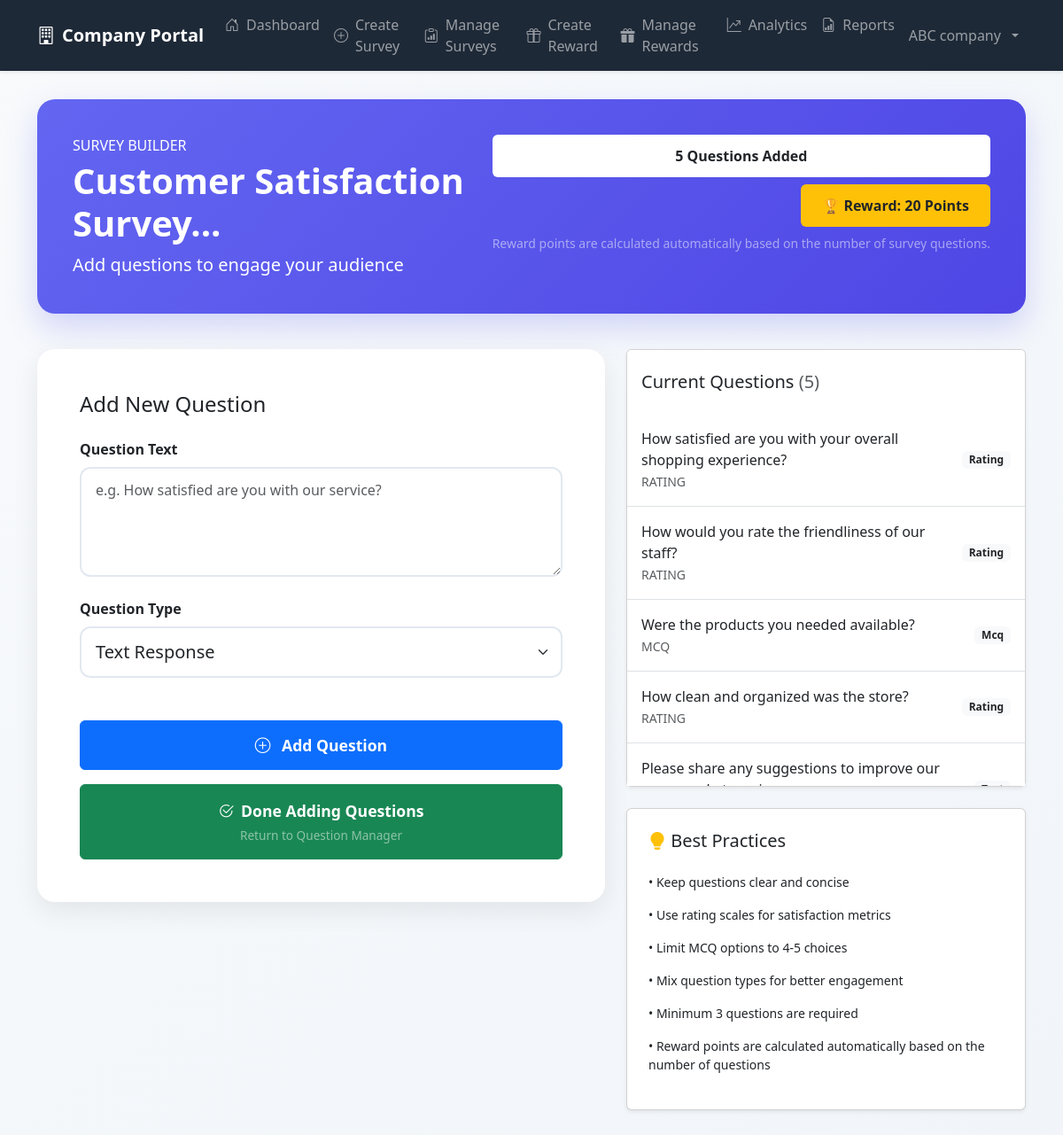
The app's page /company/add_question.php?survey_id=1 (signed in) with its own data.
### tables this page shows
CREATE TABLE `surveys` (
  `survey_id` int NOT NULL AUTO_INCREMENT,
  `company_id` int NOT NULL,
  `title` varchar(200) NOT NULL,
  `description` text,
  `points_reward` int NOT NULL,
  `status` enum('draft','active') DEFAULT 'draft',
  `expiry_date` date DEFAULT NULL,
  `created_at` timestamp NULL DEFAULT CURRENT_TIMESTAMP,
  PRIMARY KEY (`survey_id`),
  KEY `company_id` (`company_id`),
  KEY `idx_status` (`status`),
  KEY `idx_expiry` (`expiry_date`),
  CONSTRAINT `fk_surveys_company` FOREIGN KEY (`company_id`) REFERENCES `companies` (`company_id`) ON DELETE CASCADE
);

CREATE TABLE `questions` (
  `question_id` int NOT NULL AUTO_INCREMENT,
  `survey_id` int NOT NULL,
  `question_text` text NOT NULL,
  `question_type` enum('mcq','rating','text') NOT NULL,
  PRIMARY KEY (`question_id`),
  KEY `survey_id` (`survey_id`),
  CONSTRAINT `fk_questions_survey` FOREIGN KEY (`survey_id`) REFERENCES `surveys` (`survey_id`) ON DELETE CASCADE
);

### company/add_question.php (the view, shortened to what this page needs)
<?php
include("../config/db.php");
$survey_id = (int)$_GET['survey_id'];
$company_id = $_SESSION['company_id'];
$stmt = $conn->prepare("
SELECT title
FROM surveys
WHERE survey_id = ?
AND company_id = ?
");
$stmt->bind_param("ii", $survey_id, $company_id);
$stmt->execute();
$survey_info = $stmt->get_result();
$survey = $survey_info->fetch_assoc();
$questions = mysqli_query(
    $conn,
    "
    SELECT *
    FROM questions
    WHERE survey_id='$survey_id'
    "
);
$count = mysqli_num_rows($questions);
if ($count >= 3 && $count <= 5) {
    $points = 20;
} elseif ($count >= 6 && $count <= 8) {
    $points = 40;
} elseif ($count >= 9 && $count <= 11) {
    $points = 60;
} elseif ($count >= 12) {
    $points = 80;
} else {
    $points = 0;
}
?>
<!DOCTYPE html>
<html lang="en">
<head>
    <link href="https://cdn.jsdelivr.net/npm/bootstrap@5.3.6/dist/css/bootstrap.min.css" rel="stylesheet">
    <link href="https://cdn.jsdelivr.net/npm/bootstrap-icons@1.11.3/font/bootstrap-icons.css" rel="stylesheet">
</head>
<body>
    <?php include("../includes/company_navbar.php"); ?>
    <div class="container dashboard-container">
        <div class="header-section">
            <div class="d-flex flex-column flex-md-row justify-content-between align-items-start gap-3">
                <div>
                    <p class="mb-1 opacity-90">SURVEY BUILDER</p>
                    <h1 class="display-6 fw-bold mb-2"><?php echo htmlspecialchars($survey['title'] ?? 'New Survey'); ?></h1>
                    <p class="lead opacity-90 mb-0">Add questions to engage your audience</p>
                </div>
                <div class="text-md-end flex-shrink-0">
                    <span class="badge bg-white text-dark px-4 py-3 fs-6 d-block mb-2">
                        <?php echo $count; ?> Questions Added
                    </span>
                    <?php if($points > 0){ ?>
                        <span class="badge bg-warning text-dark px-4 py-3 fs-6">
                            🏆 Reward: <?php echo $points; ?> Points
                        </span>
                    <?php } else { ?>
                        <span class="badge border border-light text-white px-4 py-3 fs-6">
                            Minimum 3 Questions Required
                        </span>
                    <?php } ?>
                    <?php
                    if ($count < 3) {
                    ?>
                        <small class="d-block mt-2 text-white-50">
                            Add <?php echo 3 - $count; ?> more question(s) to unlock rewards.
                        </small>
                    <?php
                    } else {
                    ?>
                        <small class="d-block mt-2 text-white-50">
                            Reward points are calculated automatically based on the number of survey questions.
                        </small>
                    <?php
                    }
                    ?>
                </div>
            </div>
        </div>
        <div class="row g-4">
            <div class="col-lg-7">
                <div class="form-card card">
                    <div class="card-body p-5">
                        <h4 class="mb-4">Add New Question</h4>
                        <form method="POST" id="questionForm" onsubmit="return validateMCQ();">
                            <div class="mb-4">
                                <label class="form-label fw-semibold">Question Text</label>
                                <textarea
                                    name="question_text"
                                    class="form-control"
                                    rows="4"
                                    placeholder="e.g. How satisfied are you with our service?"
                                    required></textarea>
                            </div>
                            <div class="mb-4">
                                <label class="form-label fw-semibold">Question Type</label>
                                <select
                                    name="question_type"
                                    id="question_type"
                                    class="form-select form-select-lg"
                                    onchange="toggleOptions()"
                                    required>
                                    <option value="text">Text Response</option>
                                </select>
                            </div>
                            <div class="mt-5">
                                <button type="submit" class="btn btn-primary submit-btn w-100 mb-3">
                                    <i class="bi bi-plus-circle me-2"></i>
                                    Add Question
                                </button>
                                <?php if ($count >= 3): ?>
                                    <a href="manage_questions.php?survey_id=<?php echo $survey_id; ?>" class="btn btn-success submit-btn w-100 py-3 d-flex flex-column align-items-center">
                                        <div><i class="bi bi-check2-circle me-2"></i>Done Adding Questions</div>
                                        <small class="text-white-50 mt-1 fw-normal" style="font-size: 0.85rem;">Return to Question Manager</small>
                                    </a>
                                <?php else: ?>
                                    <div class="alert alert-warning text-center mb-0">
                                        <strong>Minimum 3 questions are required before finishing this survey.</strong>
                                    </div>
                                <?php endif; ?>
                            </div>
                        </form>
                    </div>
                </div>
            </div>
            <div class="col-lg-5">
                <div class="card shadow-sm mb-4">
                    <div class="card-header bg-white border-0 py-4">
                        <h5 class="mb-0">Current Questions <span class="text-muted">(<?php echo $count; ?>)</span></h5>
                    </div>
                    <div class="card-body p-0 question-list">
                        <?php
                        mysqli_data_seek($questions, 0);
                        if ($count > 0):
                        ?>
                            <ul class="list-group list-group-flush">
                                <?php while ($q = mysqli_fetch_assoc($questions)): ?>
                                    <li class="list-group-item d-flex justify-content-between align-items-center py-3">
                                        <div class="flex-grow-1">
                                            <div class="fw-medium"><?php echo htmlspecialchars($q['question_text']); ?></div>
                                            <small class="text-muted text-uppercase">
                                                <?php echo htmlspecialchars($q['question_type']); ?>
                                            </small>
                                        </div>
                                        <span class="badge bg-light text-dark">
                                            <?php echo ucfirst($q['question_type']); ?>
                                        </span>
                                    </li>
                                <?php endwhile; ?>
                            </ul>
                        <?php endif; ?>
                    </div>
                </div>
                <div class="card shadow-sm">
                    <div class="card-body p-4">
                        <h5 class="mb-4">
                            <i class="bi bi-lightbulb-fill text-warning"></i> Best Practices
                        </h5>
                        <div class="small">
                            <div class="mb-3">• Keep questions clear and concise</div>
                            <div class="mb-3">• Use rating scales for satisfaction metrics</div>
                            <div class="mb-3">• Limit MCQ options to 4-5 choices</div>
                            <div class="mb-3">• Mix question types for better engagement</div>
                            <div class="mb-3">• Minimum 3 questions are required</div>
                            <div class="mb-3">• Reward points are calculated automatically based on the number of questions</div>
                        </div>
                    </div>
                </div>
            </div>
        </div>
    </div>
</body>
</html>

### company/add_question.php (style rules this page uses)
:root { --primary: #6366f1; --primary-dark: #4f46e5; --success: #10b981; --dark: #1e2937; }
body { background: linear-gradient(135deg, #f8fafc 0%, #f1f5f9 100%); font-family: 'Segoe UI', system-ui, -apple-system, sans-serif; min-height: 100vh; }
.dashboard-container { padding-top: 2rem; padding-bottom: 5rem; }
.header-section { background: linear-gradient(135deg, #6366f1 0%, #4f46e5 100%); color: white; border-radius: 20px; padding: 2.5rem 2.5rem; margin-bottom: 2.5rem; box-shadow: 0 15px 35px rgba(99, 102, 241, 0.25); }
.form-card { border: none; border-radius: 20px; box-shadow: 0 10px 30px rgba(0, 0, 0, 0.08); }
.question-list { max-height: 420px; overflow-y: auto; }
.form-control, .form-select { border-radius: 12px; padding: 12px 16px; border: 2px solid #e2e8f0; }
.submit-btn { padding: 14px 40px; font-size: 1.1rem; font-weight: 600; }

### records on screen
surveys: title "Customer Satisfaction Survey..."
questions: question_text "How satisfied are you with your overall shopping experience?", question_type "RATING", question_type "Rating"
questions: question_text "How would you rate the friendliness of our staff?", question_type "RATING", question_type "Rating"
questions: question_text "Were the products you needed available?", question_type "MCQ", question_type "Mcq"
questions: question_text "How clean and organized was the store?", question_type "RATING", question_type "Rating"
questions: question_text "Please share any suggestions to improve our…"

### other values on screen
$_SESSION['company_name'] "ABC company"
$count "5"
$points "20"
